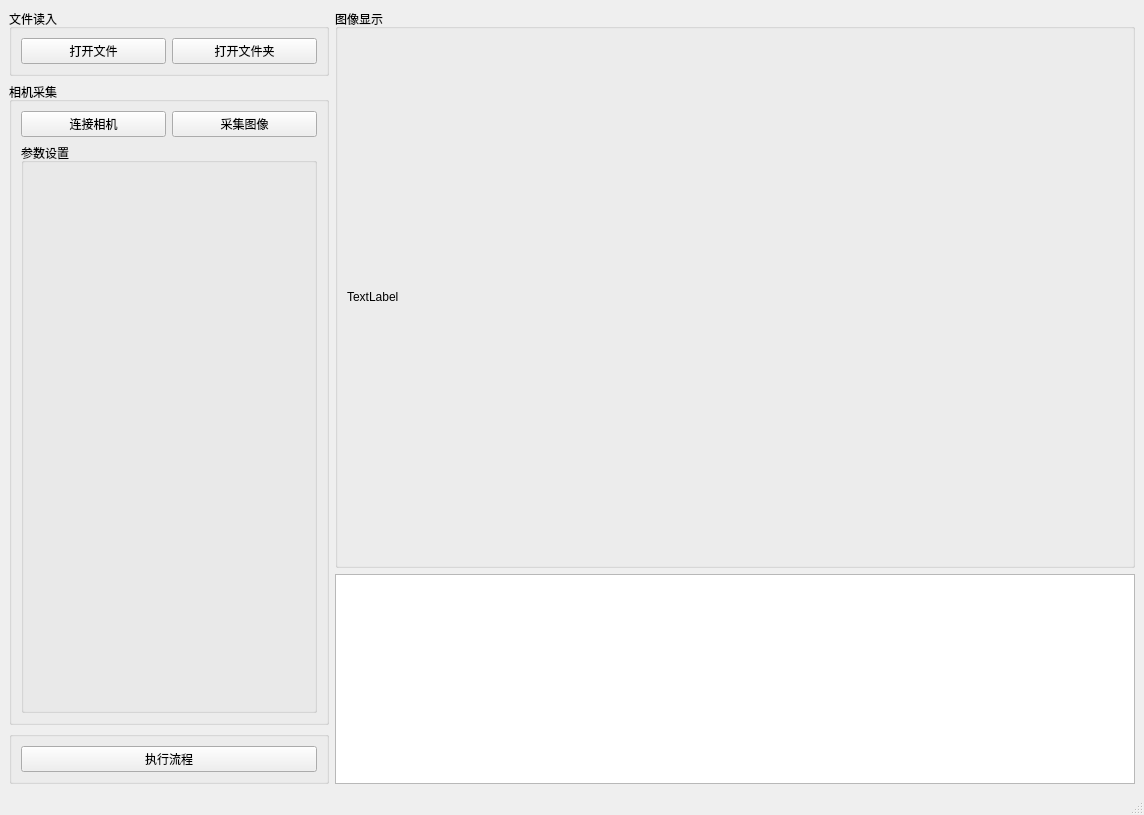
<?xml version="1.0" encoding="UTF-8"?>
<ui version="4.0">
 <class>MainWindow</class>
 <widget class="QMainWindow" name="MainWindow">
  <property name="geometry">
   <rect>
    <x>0</x>
    <y>0</y>
    <width>1144</width>
    <height>815</height>
   </rect>
  </property>
  <property name="windowTitle">
   <string>MainWindow</string>
  </property>
  <widget class="QWidget" name="centralwidget">
   <layout class="QVBoxLayout" name="verticalLayout" stretch="0">
    <item>
     <layout class="QVBoxLayout" name="verticalLayout_7">
      <item>
       <layout class="QHBoxLayout" name="horizontalLayout_3" stretch="2,5">
        <item>
         <layout class="QVBoxLayout" name="verticalLayout_4">
          <item>
           <widget class="QGroupBox" name="groupBox_3">
            <property name="title">
             <string>文件读入</string>
            </property>
            <layout class="QVBoxLayout" name="verticalLayout_3">
             <item>
              <layout class="QHBoxLayout" name="horizontalLayout_2">
               <item>
                <widget class="QPushButton" name="pushButton_3">
                 <property name="text">
                  <string>打开文件</string>
                 </property>
                </widget>
               </item>
               <item>
                <widget class="QPushButton" name="pushButton_4">
                 <property name="text">
                  <string>打开文件夹</string>
                 </property>
                </widget>
               </item>
              </layout>
             </item>
            </layout>
           </widget>
          </item>
          <item>
           <widget class="QGroupBox" name="groupBox_2">
            <property name="title">
             <string>相机采集</string>
            </property>
            <layout class="QVBoxLayout" name="verticalLayout_2" stretch="1,10000">
             <item>
              <layout class="QHBoxLayout" name="horizontalLayout">
               <item>
                <widget class="QPushButton" name="pushButton">
                 <property name="text">
                  <string>连接相机</string>
                 </property>
                </widget>
               </item>
               <item>
                <widget class="QPushButton" name="pushButton_2">
                 <property name="text">
                  <string>采集图像</string>
                 </property>
                </widget>
               </item>
              </layout>
             </item>
             <item>
              <widget class="QGroupBox" name="groupBox">
               <property name="title">
                <string>参数设置</string>
               </property>
              </widget>
             </item>
            </layout>
           </widget>
          </item>
          <item>
           <widget class="QGroupBox" name="groupBox_5">
            <property name="title">
             <string/>
            </property>
            <layout class="QHBoxLayout" name="horizontalLayout_4">
             <item>
              <widget class="QPushButton" name="pushButton_6">
               <property name="text">
                <string>执行流程</string>
               </property>
              </widget>
             </item>
            </layout>
           </widget>
          </item>
         </layout>
        </item>
        <item>
         <layout class="QVBoxLayout" name="verticalLayout_6" stretch="8,3">
          <item>
           <widget class="QGroupBox" name="groupBox_4">
            <property name="title">
             <string>图像显示</string>
            </property>
            <layout class="QVBoxLayout" name="verticalLayout_5">
             <item>
              <widget class="QLabel" name="label">
               <property name="text">
                <string>TextLabel</string>
               </property>
              </widget>
             </item>
            </layout>
           </widget>
          </item>
          <item>
           <widget class="QPlainTextEdit" name="plainTextEdit"/>
          </item>
         </layout>
        </item>
       </layout>
      </item>
     </layout>
    </item>
   </layout>
  </widget>
  <widget class="QMenuBar" name="menubar">
   <property name="geometry">
    <rect>
     <x>0</x>
     <y>0</y>
     <width>1144</width>
     <height>21</height>
    </rect>
   </property>
  </widget>
  <widget class="QStatusBar" name="statusbar"/>
 </widget>
 <resources/>
 <connections/>
</ui>
